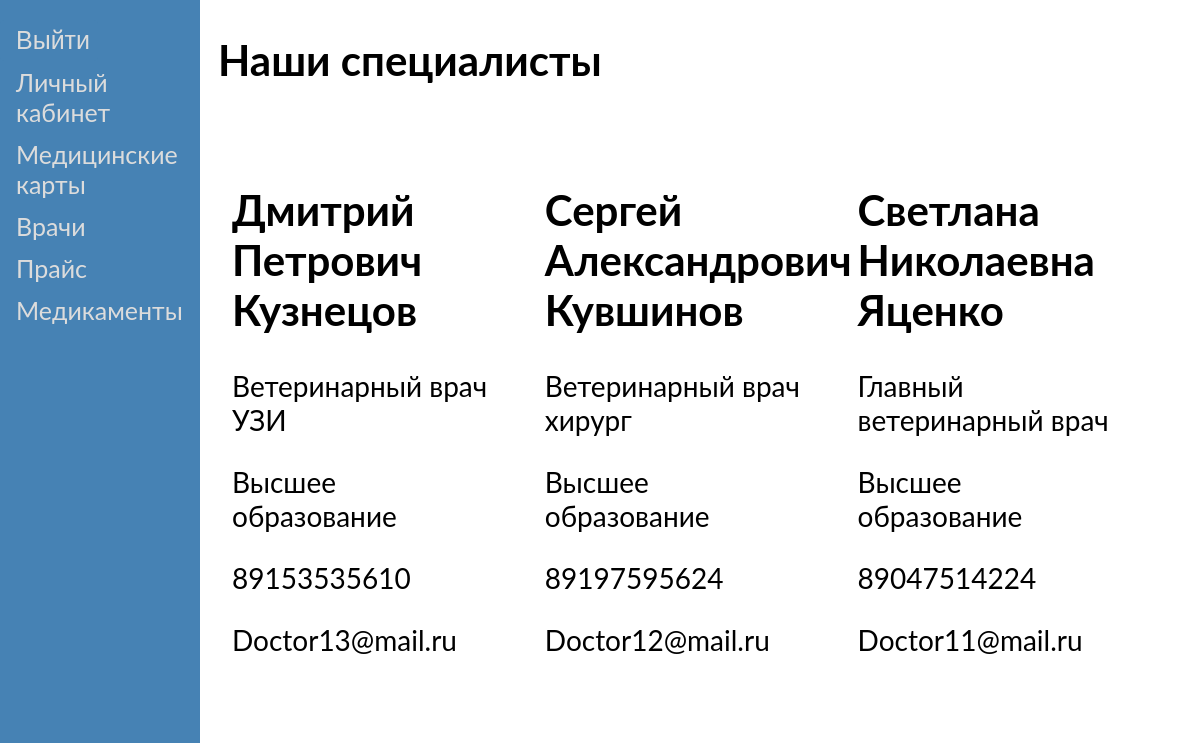
The app's page /doctors.phtml with its own data.
### tables this page shows
CREATE TABLE `doctors` (
  `iddoctors` int NOT NULL,
  `Name` varchar(45) NOT NULL,
  `Birthday` date NOT NULL,
  `TelNum` bigint NOT NULL,
  `Email` varchar(45) NOT NULL,
  `Address` varchar(100) DEFAULT NULL,
  `Specialization` varchar(45) NOT NULL,
  `Degree` varchar(100) NOT NULL,
  `DateOfHire` date NOT NULL,
  `Password` varchar(20) DEFAULT NULL,
  `isAdmin` tinyint(1) NOT NULL DEFAULT '0'
);

### doctors.phtml (the view, shortened to what this page needs)
<!DOCTYPE html>
<html>
<head>
</head>
<body>
<div class="sidenav">
    <form action="exit.php">
    <input type="submit" value="Выйти" >
    </form>
  <a href="lk.phtml">Личный кабинет</a>
  <a href="medcard.phtml">Медицинские карты</a>
  <a href="doctors.phtml">Врачи</a>
  <a href="pricelist.phtml">Прайс</a>
  <a href="medicines.phtml">Медикаменты</a>
</div>
<div class="main">
<h2>Наши специалисты</h2>
<?php
$host="localhost";
$port=3360;
$socket="";
$user="root";
$password="";
$dbname="vetclinic";
$con = new mysqli($host, $user, $password, $dbname, $port, $socket)
    or die ('Could not connect to the database server' . mysqli_connect_error());
$show = $con->query("SELECT * FROM doctors WHERE iddoctors>0");
echo "<div class='row'>";
$all = $show->fetch_all(MYSQLI_ASSOC);
foreach($all as $row)
{
    echo "<div class='column'>
          <div class='content'>";
      echo "<h2>". $row["Name"] . "</h2>";
      echo "<p class='title'>". $row["Specialization"] . "</p>";
      echo "<p>" . $row["Degree"] . "</p>";
      echo "<p>" . $row["TelNum"] . "</p>";
      echo "<p>" . $row["Email"] . "</p>";
    echo "</div></div>";
}
?>
</div>
</body>
</html>

### doctors.phtml (style rules this page uses)
body { background-color: white; font-family: "Lato", sans-serif; }
.sidenav { height: 100%; width: 200px; position: fixed; z-index: 1; top: 0; left: 0; background-color: #4682B4; overflow-x: hidden; padding-top: 20px; }
.sidenav a { padding: 6px 8px 6px 16px; text-decoration: none; font-size: 25px; color: #DCDCDC; display: block; }
.main { margin-left: 200px; font-size: 28px; padding: 0px 10px; }
.row { margin: 8px -16px; }
.row, .row > .column { padding: 10px; }
.column { float: left; width: 30%; }
.row:after { content: ""; display: table; clear: both; }
.content { //background-color: #f1f1f1; padding: 10px; }
input[type=submit] { background-color: #4CAF50; color: white; padding: 12px 20px; border: none; border-radius: 4px; cursor: pointer; }
.sidenav input[type=submit] { background-color: #4682B4; color: #DCDCDC; font-size: 25px; padding: 6px 8px 6px 16px; border: none; border-radius: 4px; cursor: pointer; }

### records on screen
doctors: Name "Дмитрий Петрович Кузнецов", Specialization "Ветеринарный врач УЗИ", Degree "Высшее образование", TelNum "89153535610", Email "Doctor13@mail.ru"
doctors: Name "Сергей Александрович Кувшинов", Specialization "Ветеринарный врач хирург", Degree "Высшее образование", TelNum "89197595624", Email "Doctor12@mail.ru"
doctors: Name "Светлана Николаевна Яценко", Specialization "Главный ветеринарный врач", Degree "Высшее образование", TelNum "89047514224", Email "Doctor11@mail.ru"
